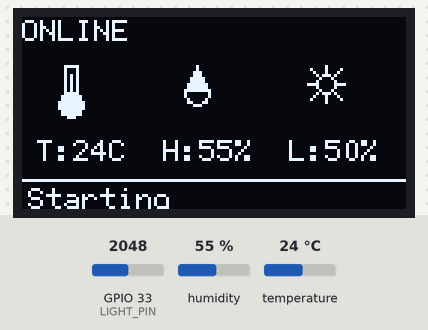
This sketch was run on a simulated ESP32. Parts: 128×64 one-colour display. The inputs (shaded band) are chosen by the test bench; at power-on: humidity 55 %, GPIO 33 (LIGHT_PIN) = 2048, temperature 24 °C (analog values on the 0–4095 scale). WiFi joins after 1.5 s; servers stay silent unless stated; web services answer with replies made up by the test bench; what the sketch prints to the serial monitor is not drawn.

Above: at 3.9 s.
4.0 s: humidity set to 22 %
At 5.9 s:
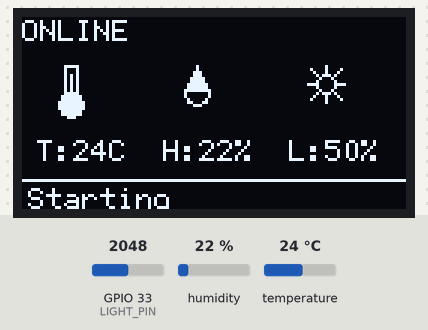
6.2 s: GPIO 33 (LIGHT_PIN) set to 2866
At 7.4 s:
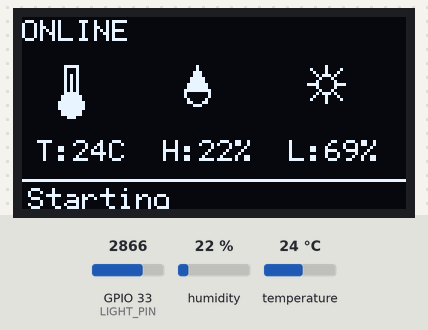
8.2 s: temperature set to 12 °C
At 9.9 s:
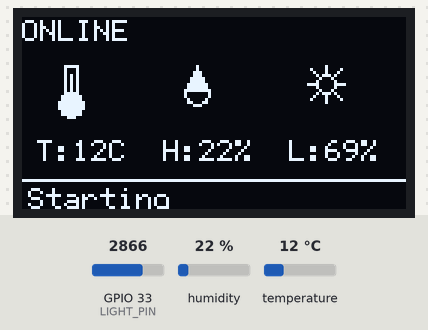
10.2 s: GPIO 33 (LIGHT_PIN) set to 3603
At 11.7 s:
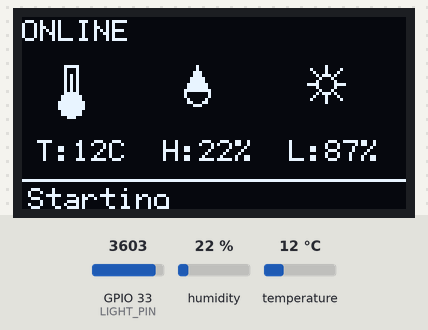
12.2 s: humidity set to 40 %
At 13.2 s:
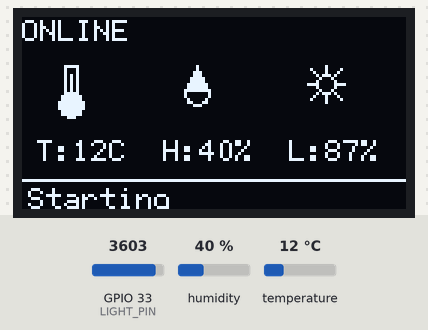
14.2 s: GPIO 33 (LIGHT_PIN) set to 4095
At 18.4 s:
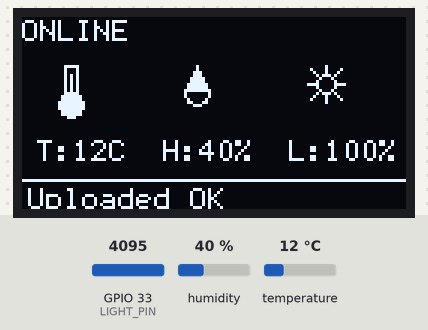
Timing chart, 0 to 19.3 s (numbered marks = the images above; inputs shaded):
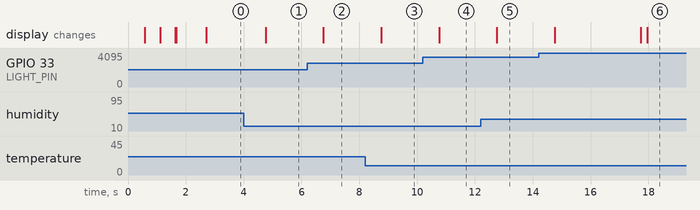

Measured:
- after the input at 4.0 s, the display: changes after 0.76 s (image 1)
- after the input at 6.2 s, the display: changes after 0.56 s (image 2)
- after the input at 8.2 s, the display: changes after 0.56 s (image 3)
- after the input at 10.2 s, the display: changes after 0.56 s (image 4)
- after the input at 12.2 s, the display: changes after 0.56 s (image 5)

The sketch:

23_dht_light_oled_thingspeak.ino
```cpp
#include <SimpleDHT.h>
#include <Wire.h>
#include <U8g2lib.h>
#include <WiFi.h>
#include <WiFiClientSecure.h>
#include <HTTPClient.h>

constexpr uint8_t DHT11_PIN = 14;
constexpr uint8_t LIGHT_PIN = 33;
constexpr char WIFI_SSID[] = "a";
constexpr char WIFI_PASSWORD[] = "YOUR_WIFI_PASSWORD";
constexpr char THINGSPEAK_KEY[] = "YOUR_THINGSPEAK_WRITE_KEY";
constexpr unsigned long UPLOAD_INTERVAL = 15000;

SimpleDHT11 dht11(DHT11_PIN);
U8G2_SSD1306_128X64_NONAME_F_HW_I2C u8g2(
    U8G2_R0, /* reset=*/U8X8_PIN_NONE);

byte temperature = 0;
byte humidity = 0;
int lightPercent = 0;
int dhtError = SimpleDHTErrSuccess;
String uploadStatus = "Starting";
unsigned long lastSensorRead = 0;
unsigned long lastUpload = 0;

void drawThermometer(uint8_t x, uint8_t y) {
  u8g2.drawFrame(x + 3, y, 5, 11);
  u8g2.drawDisc(x + 5, y + 13, 4);
  u8g2.drawLine(x + 5, y + 3, x + 5, y + 12);
}

void drawDrop(uint8_t x, uint8_t y) {
  u8g2.drawCircle(x + 5, y + 9, 4);
  u8g2.drawTriangle(x + 5, y, x + 1, y + 8, x + 9, y + 8);
}

void drawSun(uint8_t x, uint8_t y) {
  u8g2.drawCircle(x + 6, y + 6, 3);
  u8g2.drawLine(x + 6, y, x + 6, y + 2);
  u8g2.drawLine(x + 6, y + 10, x + 6, y + 12);
  u8g2.drawLine(x, y + 6, x + 2, y + 6);
  u8g2.drawLine(x + 10, y + 6, x + 12, y + 6);
  u8g2.drawLine(x + 1, y + 1, x + 3, y + 3);
  u8g2.drawLine(x + 9, y + 9, x + 11, y + 11);
  u8g2.drawLine(x + 9, y + 3, x + 11, y + 1);
  u8g2.drawLine(x + 1, y + 11, x + 3, y + 9);
}

void showMessage(const String &message) {
  u8g2.clearBuffer();
  u8g2.setFont(u8g2_font_6x12_tf);
  u8g2.drawStr(0, 0, "WiFi / ThingSpeak");
  u8g2.drawStr(0, 22, message.c_str());
  u8g2.sendBuffer();
}

bool connectWiFi() {
  WiFi.mode(WIFI_STA);
  WiFi.begin(WIFI_SSID, WIFI_PASSWORD);
  showMessage("Connecting WiFi");

  for (uint8_t attempt = 0; attempt < 40 && WiFi.status() != WL_CONNECTED;
       ++attempt) {
    delay(500);
    u8g2.setCursor((attempt % 18) * 6, 40);
    u8g2.print('.');
    u8g2.sendBuffer();
  }

  if (WiFi.status() == WL_CONNECTED) {
    Serial.print("WiFi connected, IP: ");
    Serial.println(WiFi.localIP());
    showMessage("WiFi connected!");
    delay(1000);
    return true;
  }

  Serial.println("WiFi connection failed");
  showMessage("WiFi failed");
  delay(1000);
  return false;
}

void readSensors() {
  dhtError = dht11.read(&temperature, &humidity, nullptr);
  int lightRaw = analogRead(LIGHT_PIN);
  lightPercent = constrain(map(lightRaw, 0, 4095, 0, 100), 0, 100);
}

void drawDashboard() {
  u8g2.clearBuffer();
  u8g2.drawStr(0, 0, WiFi.status() == WL_CONNECTED ? "ONLINE" : "OFFLINE");

  drawThermometer(11, 16);
  drawDrop(53, 16);
  drawSun(95, 16);

  char line[24];
  if (dhtError == SimpleDHTErrSuccess) {
    snprintf(line, sizeof(line), "T:%uC", temperature);
    u8g2.drawStr(5, 40, line);
    snprintf(line, sizeof(line), "H:%u%%", humidity);
    u8g2.drawStr(47, 40, line);
  } else {
    u8g2.drawStr(2, 40, "DHT err");
  }

  snprintf(line, sizeof(line), "L:%d%%", lightPercent);
  u8g2.drawStr(89, 40, line);
  u8g2.drawHLine(0, 54, 128);
  u8g2.drawStr(2, 56, uploadStatus.c_str());
  u8g2.sendBuffer();
}

void uploadToThingSpeak() {
  if (WiFi.status() != WL_CONNECTED) {
    uploadStatus = "WiFi reconnect";
    drawDashboard();
    connectWiFi();
    return;
  }

  uploadStatus = "Uploading...";
  drawDashboard();

  WiFiClientSecure client;
  client.setInsecure();
  HTTPClient http;
  String url = "https://api.thingspeak.com/update?api_key=" +
               String(THINGSPEAK_KEY) + "&field1=" + String(temperature) +
               "&field2=" + String(humidity) + "&field3=" + String(lightPercent);

  if (http.begin(client, url)) {
    int httpCode = http.GET();
    String response = http.getString();
    Serial.printf("ThingSpeak HTTP %d, response: %s\n", httpCode,
                  response.c_str());
    uploadStatus = (httpCode == HTTP_CODE_OK && response != "0") ? "Uploaded OK"
                                                                  : "Upload error";
    http.end();
  } else {
    uploadStatus = "HTTP error";
  }
  drawDashboard();
}

void setup() {
  Serial.begin(115200);
  analogReadResolution(12);
  pinMode(LIGHT_PIN, INPUT);

  Wire.begin(21, 22);
  u8g2.begin();
  u8g2.setFont(u8g2_font_6x12_tf);
  u8g2.setFontPosTop();

  connectWiFi();
  readSensors();
  drawDashboard();
  lastSensorRead = millis();
  lastUpload = millis();
}

void loop() {
  unsigned long now = millis();
  if (now - lastSensorRead >= 1000) {
    lastSensorRead = now;
    readSensors();
    drawDashboard();
    Serial.printf("Temperature: %u C, Humidity: %u %%, Light: %d %%\n",
                  temperature, humidity, lightPercent);
  }

  if (now - lastUpload >= UPLOAD_INTERVAL) {
    lastUpload = now;
    uploadToThingSpeak();
  }
}
```
